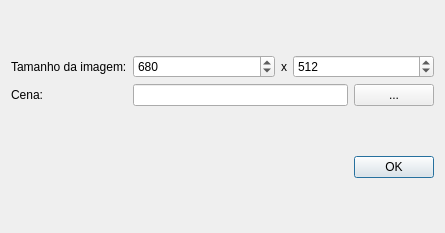
<?xml version="1.0" encoding="UTF-8"?>
<ui version="4.0">
 <class>StartDialog</class>
 <widget class="QDialog" name="StartDialog">
  <property name="geometry">
   <rect>
    <x>0</x>
    <y>0</y>
    <width>445</width>
    <height>233</height>
   </rect>
  </property>
  <property name="windowTitle">
   <string>Dialog</string>
  </property>
  <layout class="QVBoxLayout" name="verticalLayout_2">
   <item>
    <layout class="QGridLayout" name="gridLayout_2">
     <item row="0" column="0">
      <widget class="QLabel" name="label">
       <property name="text">
        <string>Tamanho da imagem:</string>
       </property>
      </widget>
     </item>
     <item row="1" column="0">
      <widget class="QLabel" name="label_2">
       <property name="text">
        <string>Cena:</string>
       </property>
      </widget>
     </item>
     <item row="0" column="1">
      <layout class="QHBoxLayout" name="horizontalLayout">
       <item>
        <widget class="QSpinBox" name="width_spin">
         <property name="sizePolicy">
          <sizepolicy hsizetype="Expanding" vsizetype="Fixed">
           <horstretch>0</horstretch>
           <verstretch>0</verstretch>
          </sizepolicy>
         </property>
         <property name="minimum">
          <number>1</number>
         </property>
         <property name="maximum">
          <number>9999</number>
         </property>
         <property name="value">
          <number>680</number>
         </property>
        </widget>
       </item>
       <item>
        <widget class="QLabel" name="label_3">
         <property name="text">
          <string>x</string>
         </property>
         <property name="alignment">
          <set>Qt::AlignCenter</set>
         </property>
        </widget>
       </item>
       <item>
        <widget class="QSpinBox" name="height_spin">
         <property name="sizePolicy">
          <sizepolicy hsizetype="Expanding" vsizetype="Fixed">
           <horstretch>0</horstretch>
           <verstretch>0</verstretch>
          </sizepolicy>
         </property>
         <property name="minimum">
          <number>1</number>
         </property>
         <property name="maximum">
          <number>9999</number>
         </property>
         <property name="value">
          <number>512</number>
         </property>
        </widget>
       </item>
      </layout>
     </item>
     <item row="1" column="1">
      <layout class="QHBoxLayout" name="horizontalLayout_2">
       <item>
        <widget class="QLineEdit" name="filename_edit"/>
       </item>
       <item>
        <widget class="QPushButton" name="pushButton">
         <property name="text">
          <string>...</string>
         </property>
        </widget>
       </item>
      </layout>
     </item>
    </layout>
   </item>
   <item>
    <widget class="QDialogButtonBox" name="buttonBox">
     <property name="orientation">
      <enum>Qt::Horizontal</enum>
     </property>
     <property name="standardButtons">
      <set>QDialogButtonBox::Ok</set>
     </property>
    </widget>
   </item>
  </layout>
 </widget>
 <resources/>
 <connections>
  <connection>
   <sender>buttonBox</sender>
   <signal>accepted()</signal>
   <receiver>StartDialog</receiver>
   <slot>accept()</slot>
   <hints>
    <hint type="sourcelabel">
     <x>248</x>
     <y>254</y>
    </hint>
    <hint type="destinationlabel">
     <x>157</x>
     <y>274</y>
    </hint>
   </hints>
  </connection>
  <connection>
   <sender>buttonBox</sender>
   <signal>rejected()</signal>
   <receiver>StartDialog</receiver>
   <slot>reject()</slot>
   <hints>
    <hint type="sourcelabel">
     <x>316</x>
     <y>260</y>
    </hint>
    <hint type="destinationlabel">
     <x>286</x>
     <y>274</y>
    </hint>
   </hints>
  </connection>
 </connections>
</ui>
